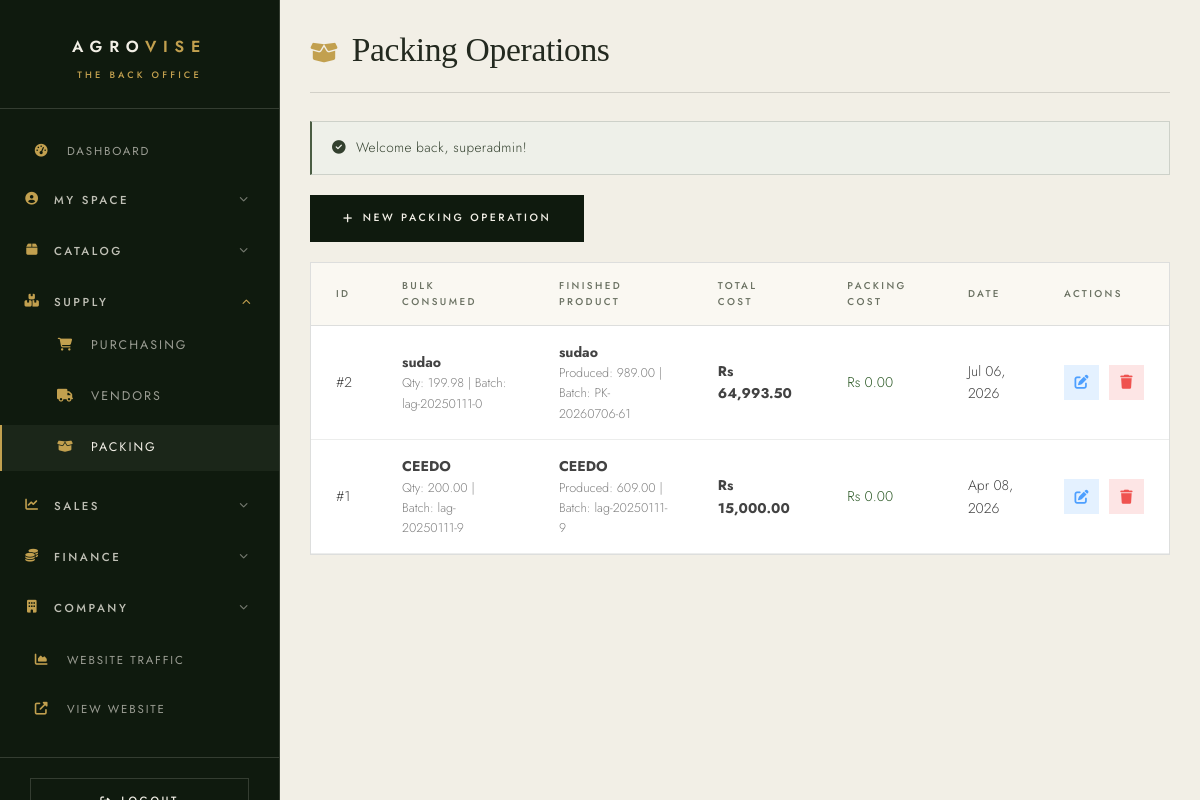
The app's page /admin/packing.php (signed in) with its own data.
### tables this page shows
CREATE TABLE `packing_operations` (
  `id` int NOT NULL AUTO_INCREMENT,
  `bulk_purchase_id` int NOT NULL,
  `quantity_used` decimal(10,2) NOT NULL,
  `bulk_cost` decimal(10,2) NOT NULL,
  `finished_purchase_id` int NOT NULL,
  `total_material_cost` decimal(10,2) NOT NULL DEFAULT '0.00',
  `packing_cost` decimal(10,2) NOT NULL,
  `date_added` timestamp NULL DEFAULT CURRENT_TIMESTAMP,
  `selling_price` decimal(10,2) DEFAULT NULL,
  PRIMARY KEY (`id`),
  KEY `bulk_purchase_id` (`bulk_purchase_id`),
  KEY `finished_purchase_id` (`finished_purchase_id`)
);

CREATE TABLE `products` (
  `id` int NOT NULL AUTO_INCREMENT,
  `name` varchar(255) DEFAULT NULL,
  `category` varchar(100) DEFAULT NULL,
  `image` varchar(255) DEFAULT NULL,
  `created_at` timestamp NULL DEFAULT CURRENT_TIMESTAMP,
  `date_added` timestamp NULL DEFAULT CURRENT_TIMESTAMP,
  `packing_type` enum('Bottle','Bag','None') DEFAULT 'None',
  `avg_packs_per_carton` int DEFAULT '0',
  `is_published` tinyint(1) DEFAULT '0',
  PRIMARY KEY (`id`)
);

CREATE TABLE `purchasing` (
  `id` int NOT NULL AUTO_INCREMENT,
  `product_id` int NOT NULL,
  `batch_number` varchar(50) NOT NULL,
  `type` enum('BULK','PACKING','FINISHED','OTHERS') NOT NULL,
  `purchase_price` decimal(10,2) NOT NULL,
  `quantity` decimal(10,2) NOT NULL,
  `total_price` decimal(10,2) NOT NULL,
  `date_added` timestamp NULL DEFAULT CURRENT_TIMESTAMP,
  `expiry_date` date DEFAULT NULL,
  `vendor_id` int DEFAULT NULL,
  PRIMARY KEY (`id`),
  KEY `product_id` (`product_id`)
);

### includes/functions.php (called while the page is built, shortened)
<?php
function getFlashMessage() {
    if (isset($_SESSION['flash'])) {
        $flash = $_SESSION['flash'];
        return $flash;
    }
    return null;
}
function sanitize($input) {
    return htmlspecialchars(trim($input ?? ''), ENT_QUOTES, 'UTF-8');
}
?>

### admin/packing.php (the view, shortened to what this page needs)
<?php
require_once '../includes/functions.php';
$conn = getDBConnection();
$stmt = $conn->query("
    SELECT po.*,
           b_p.batch_number as bulk_batch,
           b_pr.name as bulk_name,
           f_p.batch_number as finished_batch,
           f_pr.name as finished_name,
           f_p.quantity as finished_qty
    FROM packing_operations po
    JOIN purchasing b_p ON po.bulk_purchase_id = b_p.id
    JOIN products b_pr ON b_p.product_id = b_pr.id
    JOIN purchasing f_p ON po.finished_purchase_id = f_p.id
    JOIN products f_pr ON f_p.product_id = f_pr.id
    ORDER BY po.date_added DESC
");
$operations = $stmt->fetchAll();
$flash = getFlashMessage();
?>
<!DOCTYPE html>
<html lang="en">
<head>
    <link rel="stylesheet" href="https://cdnjs.cloudflare.com/ajax/libs/font-awesome/6.4.0/css/all.min.css">
    <link rel="stylesheet" href="../assets/css/style.css?v=ed3">
</head>
<body class="admin-body">
    <div class="admin-wrapper">
        <?php require __DIR__ . '/../includes/admin-sidebar.php'; ?>
        <main class="admin-main">
            <div class="admin-header">
                <h1><i class="fas fa-box-open"></i> Packing Operations</h1>
            </div>
            <?php if ($flash): ?>
            <div class="alert alert-<?php echo $flash['type']; ?>">
                <i class="fas fa-check-circle"></i> <?php echo $flash['message']; ?>
            </div>
            <?php endif; ?>
            <div class="action-bar" style="margin-bottom: 20px;">
                <a href="add-packing.php" class="btn btn-primary"><i class="fas fa-plus"></i> New Packing Operation</a>
            </div>
            <div class="data-card">
                <div class="table-responsive">
                    <table class="data-table">
                        <thead>
                            <tr>
                                <th>ID</th>
                                <th>Bulk Consumed</th>
                                <th>Finished Product</th>
                                <th>Total Cost</th>
                                <th>Packing Cost</th>
                                <th>Date</th>
                                <th>Actions</th>
                            </tr>
                        </thead>
                        <tbody>
                            <?php if (empty($operations)): ?>
                            <tr>
                                <td colspan="6" style="text-align: center; padding: 20px;">No packing operations found.</td>
                            </tr>
                            <?php else: ?>
                                <?php foreach ($operations as $op): ?>
                                <tr>
                                    <td>#<?php echo $op['id']; ?></td>
                                    <td>
                                        <div><strong><?php echo sanitize($op['bulk_name']); ?></strong></div>
                                        <div style="font-size: 0.9em; color: gray;">
                                            Qty: <?php echo number_format($op['quantity_used'], 2); ?> | Batch: <?php echo sanitize($op['bulk_batch']); ?>
                                        </div>
                                    </td>
                                    <td>
                                        <div><strong><?php echo sanitize($op['finished_name']); ?></strong></div>
                                        <div style="font-size: 0.9em; color: gray;">
                                            Produced: <?php echo number_format($op['finished_qty'], 2); ?> | Batch: <?php echo sanitize($op['finished_batch']); ?>
                                        </div>
                                    </td>
                                    <td style="font-weight: bold;">Rs <?php echo number_format($op['bulk_cost'] + $op['total_material_cost'], 2); ?></td>
                                    <td style="color: var(--primary-green);">Rs <?php echo number_format($op['packing_cost'], 2); ?></td>
                                    <td><?php echo date('M d, Y', strtotime($op['date_added'])); ?></td>
                                    <td>
                                        <div class="action-btns">
                                            <a href="edit-packing.php?id=<?php echo $op['id']; ?>" class="btn-icon edit" title="Edit"><i class="fas fa-edit"></i></a>
                                            <a href="delete-packing.php?id=<?php echo $op['id']; ?>" class="btn-icon delete" onclick="return confirm('Deleting this operation will restore the batch quantities. Proceed?');">
                                                <i class="fas fa-trash"></i>
                                            </a>
                                        </div>
                                    </td>
                                </tr>
                                <?php endforeach; ?>
                            <?php endif; ?>
                        </tbody>
                    </table>
                </div>
            </div>
        </main>
    </div>
</body>
</html>

### records on screen
packing_operations: id "2", products.name "sudao", quantity_used "199.98", purchasing.batch_number "lag-20250111-0", purchasing.quantity "989.00", purchasing.batch_number "PK-20260706-61", $op['bulk_cost'] + $op['total_material_cost'] "64,993.50", packing_cost "0.00", date_added "Jul 06, 2026"
packing_operations: id "1", products.name "CEEDO", quantity_used "200.00", purchasing.batch_number "lag-20250111-9", purchasing.quantity "609.00", $op['bulk_cost'] + $op['total_material_cost'] "15,000.00", packing_cost "0.00", date_added "Apr 08, 2026"

### other values on screen
$flash['message'] "Welcome back, superadmin!"
